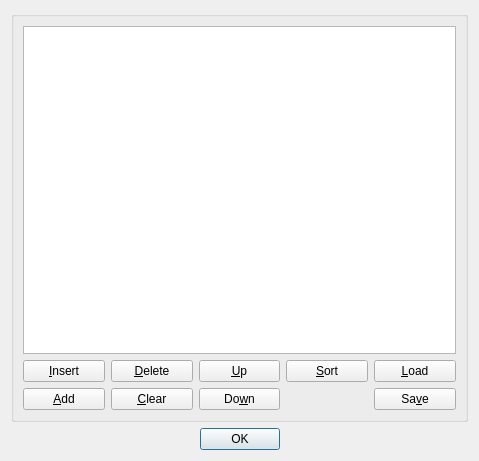
<?xml version="1.0" encoding="UTF-8"?>
<ui version="4.0">
 <class>UserDefinedConstantsDialog</class>
 <widget class="QDialog" name="UserDefinedConstantsDialog">
  <property name="geometry">
   <rect>
    <x>0</x>
    <y>0</y>
    <width>479</width>
    <height>461</height>
   </rect>
  </property>
  <property name="windowTitle">
   <string>User-Defined Constants</string>
  </property>
  <property name="windowIcon">
   <iconset resource="../resources_editor.qrc">
    <normaloff>:/qtgameengine/icons/constants.png</normaloff>:/qtgameengine/icons/constants.png</iconset>
  </property>
  <layout class="QVBoxLayout" name="verticalLayout_2" stretch="1,0">
   <item>
    <widget class="QGroupBox" name="groupBox">
     <layout class="QVBoxLayout" name="verticalLayout" stretch="1,0">
      <item>
       <widget class="QTreeView" name="treeView">
        <property name="rootIsDecorated">
         <bool>false</bool>
        </property>
       </widget>
      </item>
      <item>
       <layout class="QGridLayout" name="gridLayout">
        <item row="0" column="0">
         <widget class="QPushButton" name="pushButtonInsert">
          <property name="toolTip">
           <string>Insert a constant before the current one</string>
          </property>
          <property name="text">
           <string>&amp;Insert</string>
          </property>
          <property name="icon">
           <iconset resource="../resources_editor.qrc">
            <normaloff>:/qtgameengine/icons/add.png</normaloff>:/qtgameengine/icons/add.png</iconset>
          </property>
         </widget>
        </item>
        <item row="0" column="3">
         <widget class="QPushButton" name="pushButtonSort">
          <property name="toolTip">
           <string>Sort the constants</string>
          </property>
          <property name="text">
           <string>&amp;Sort</string>
          </property>
          <property name="icon">
           <iconset resource="../resources_editor.qrc">
            <normaloff>:/qtgameengine/icons/sort.png</normaloff>:/qtgameengine/icons/sort.png</iconset>
          </property>
         </widget>
        </item>
        <item row="0" column="1">
         <widget class="QPushButton" name="pushButtonDelete">
          <property name="toolTip">
           <string>Delete the current constant</string>
          </property>
          <property name="text">
           <string>&amp;Delete</string>
          </property>
          <property name="icon">
           <iconset resource="../resources_editor.qrc">
            <normaloff>:/qtgameengine/icons/delete.png</normaloff>:/qtgameengine/icons/delete.png</iconset>
          </property>
         </widget>
        </item>
        <item row="0" column="4">
         <widget class="QPushButton" name="pushButtonLoad">
          <property name="toolTip">
           <string>Load the constants from a text file</string>
          </property>
          <property name="text">
           <string>&amp;Load</string>
          </property>
          <property name="icon">
           <iconset resource="../resources_editor.qrc">
            <normaloff>:/qtgameengine/icons/open.png</normaloff>:/qtgameengine/icons/open.png</iconset>
          </property>
         </widget>
        </item>
        <item row="0" column="2">
         <widget class="QPushButton" name="pushButtonUp">
          <property name="toolTip">
           <string>Moves the constant up</string>
          </property>
          <property name="text">
           <string>&amp;Up</string>
          </property>
          <property name="icon">
           <iconset resource="../resources_editor.qrc">
            <normaloff>:/qtgameengine/icons/arrow-up.png</normaloff>:/qtgameengine/icons/arrow-up.png</iconset>
          </property>
         </widget>
        </item>
        <item row="1" column="0">
         <widget class="QPushButton" name="pushButtonAdd">
          <property name="toolTip">
           <string>Append a constant at the end of the list</string>
          </property>
          <property name="text">
           <string>&amp;Add</string>
          </property>
          <property name="icon">
           <iconset resource="../resources_editor.qrc">
            <normaloff>:/qtgameengine/icons/add.png</normaloff>:/qtgameengine/icons/add.png</iconset>
          </property>
         </widget>
        </item>
        <item row="1" column="1">
         <widget class="QPushButton" name="pushButtonClear">
          <property name="toolTip">
           <string>Clear all the constants</string>
          </property>
          <property name="text">
           <string>&amp;Clear</string>
          </property>
          <property name="icon">
           <iconset resource="../resources_editor.qrc">
            <normaloff>:/qtgameengine/icons/new.png</normaloff>:/qtgameengine/icons/new.png</iconset>
          </property>
         </widget>
        </item>
        <item row="1" column="2">
         <widget class="QPushButton" name="pushButtonDown">
          <property name="toolTip">
           <string>Moves the constant down</string>
          </property>
          <property name="text">
           <string>Do&amp;wn</string>
          </property>
          <property name="icon">
           <iconset resource="../resources_editor.qrc">
            <normaloff>:/qtgameengine/icons/arrow-down.png</normaloff>:/qtgameengine/icons/arrow-down.png</iconset>
          </property>
         </widget>
        </item>
        <item row="1" column="4">
         <widget class="QPushButton" name="pushButtonSave">
          <property name="toolTip">
           <string>Save the constants to a text file</string>
          </property>
          <property name="text">
           <string>Sa&amp;ve</string>
          </property>
          <property name="icon">
           <iconset resource="../resources_editor.qrc">
            <normaloff>:/qtgameengine/icons/save.png</normaloff>:/qtgameengine/icons/save.png</iconset>
          </property>
         </widget>
        </item>
       </layout>
      </item>
     </layout>
    </widget>
   </item>
   <item>
    <widget class="QDialogButtonBox" name="buttonBox">
     <property name="standardButtons">
      <set>QDialogButtonBox::Ok</set>
     </property>
     <property name="centerButtons">
      <bool>true</bool>
     </property>
    </widget>
   </item>
  </layout>
 </widget>
 <resources>
  <include location="../resources_editor.qrc"/>
 </resources>
 <connections>
  <connection>
   <sender>buttonBox</sender>
   <signal>accepted()</signal>
   <receiver>UserDefinedConstantsDialog</receiver>
   <slot>accept()</slot>
   <hints>
    <hint type="sourcelabel">
     <x>239</x>
     <y>439</y>
    </hint>
    <hint type="destinationlabel">
     <x>239</x>
     <y>230</y>
    </hint>
   </hints>
  </connection>
  <connection>
   <sender>buttonBox</sender>
   <signal>rejected()</signal>
   <receiver>UserDefinedConstantsDialog</receiver>
   <slot>reject()</slot>
   <hints>
    <hint type="sourcelabel">
     <x>239</x>
     <y>439</y>
    </hint>
    <hint type="destinationlabel">
     <x>239</x>
     <y>230</y>
    </hint>
   </hints>
  </connection>
 </connections>
</ui>
